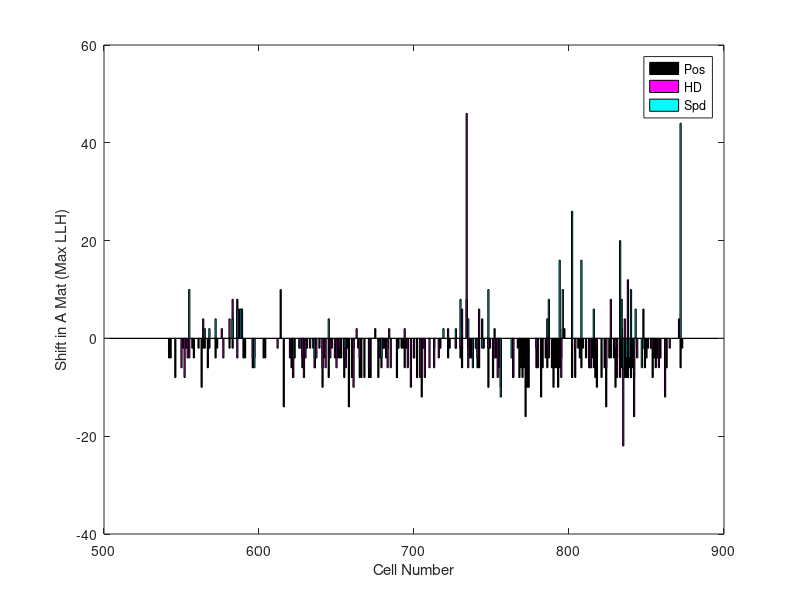
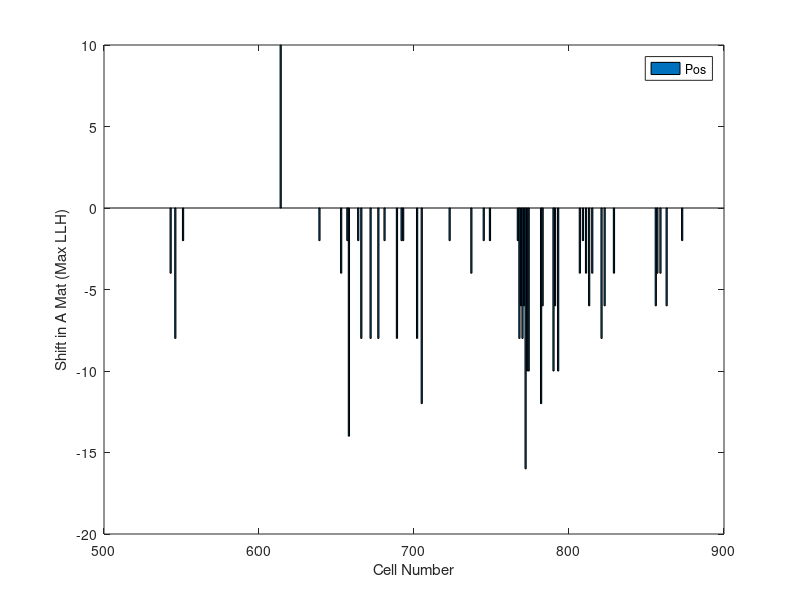
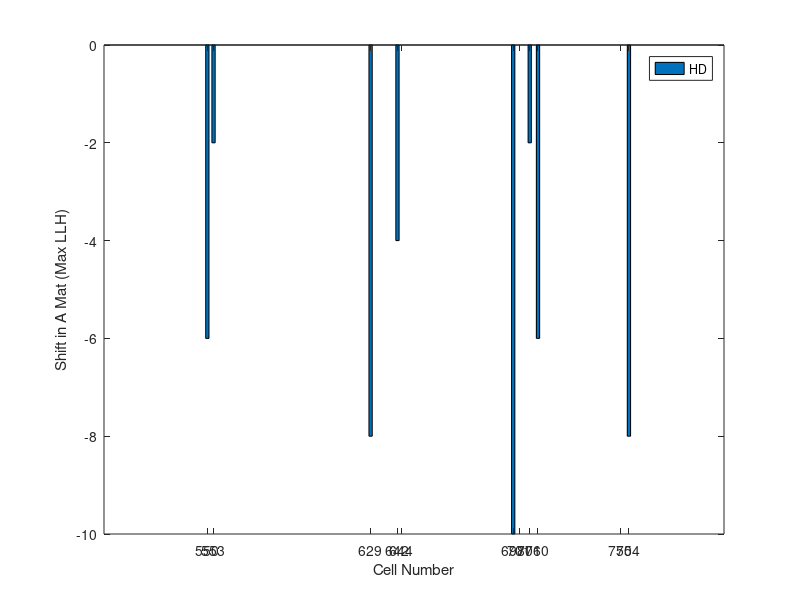
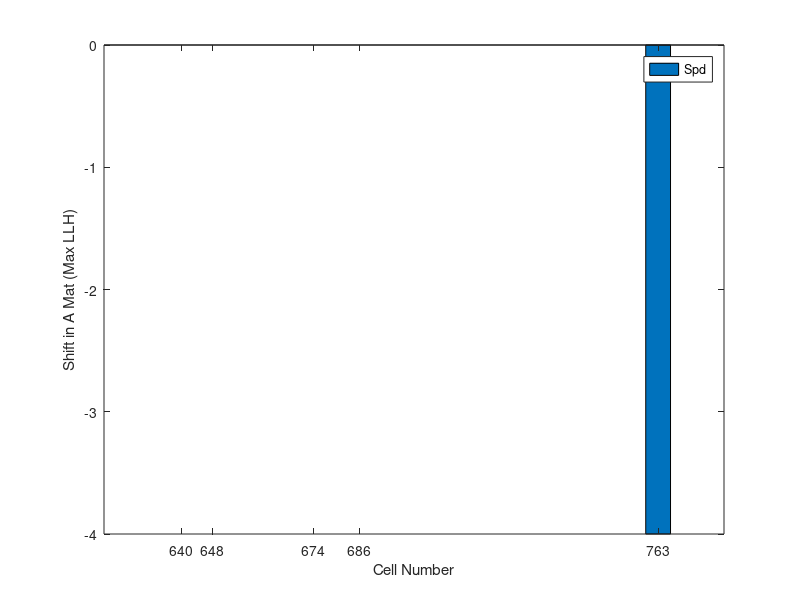

MATLAB code for these plots, in order:

%% load data

load('cellData_start542.mat'); %loads the data into the workspace

%load the cells of interest
load('encodingCells.mat');
%get rid of the crappy cells
encodingCells = encodingCells(encodingCells >= 542);

%find the indices of the significant p values for every shift

%preallocate for the significant p values and therefore shifts in the
%matrix

%% Find the significant shifts for each cell

SigAllVarShifts = AllVarShifts; %significant shifts

for i = encodingCells' %for all of the cells
   for j = numel(AllPShifts{i}) %for all the elements in the returned p vals
       if j > 0 %if there were any called shifts
            if AllPShifts{i}{j} > .05 %if the p value is not significant
                SigAllVarShifts{i}(j) = 0; %set the shift to zero
            end
       end
   end
end

%% remove empty cells

SigAllVarShiftsFilt = cell(numel(encodingCells),2); %preallocates
for k = 1:numel(encodingCells)
    SigAllVarShiftsFilt{k,2} = SigAllVarShifts{encodingCells(k)}; %in the filtered array, this will only contain non-empty vals
    SigAllVarShiftsFilt{k,1} = encodingCells(k); %places the cell name there
end

%% Count up the shifts across all cells

%here, we will plot the distribution of shifts, across all cells, for each
%of the variables: Pos, HD, and Spd

%first, filter out the empty variables

variables_allFilt = cell(numel(encodingCells),2); %preallocate for filtered variables

for i = 1:numel(encodingCells)
    variables_allFilt{i,2} = variables_all{encodingCells(i)}; %this will contain only non-empty vals
    variables_allFilt{i,1} = encodingCells(i); %puts the cell name there
end

%% organize cells into three different categories: those with Pos, HD, and Spd variables, and therefore shift data

posCells = cell(numel(encodingCells),2); %preallocate
hdCells = cell(numel(encodingCells),2);
spdCells = cell(numel(encodingCells),2);

%place the cell name and appropriate shift into the array

for f = 1:numel(encodingCells) %for all the number of cells
    for l = 1:numel(variables_allFilt{f,2}) %for all the elements in each variable cell
        if variables_allFilt{f,2}(l) == 1 %if it is Pos
            posCells{f,1} = SigAllVarShiftsFilt{f,1}; %put the cell name in the array
            posCells{f,2} = SigAllVarShiftsFilt{f,2}(l); %put the relevent shift in the array
        elseif variables_allFilt{f,2}(l) == 2 %if it is HD
            hdCells{f,1} = SigAllVarShiftsFilt{f,1}; %put the cell name into the array
            hdCells{f,2} = SigAllVarShiftsFilt{f,2}(l); %place relevant shifts in array
        elseif variables_allFilt{f,2}(l) == 3 %if it is Spd
            spdCells{f,1} = SigAllVarShiftsFilt{f,1}; %putt the cell name into array
            spdCells{f,2} = SigAllVarShiftsFilt{f,2}(l); %put the shift in array
        end
    end
end

%% Convert to matrix from cell array

posCells = cell2mat(posCells);
hdCells = cell2mat(hdCells);
spdCells = cell2mat(spdCells);

%% plot these data

figure(1);
bar(posCells(:,1),posCells(:,2),'FaceColor','k');
hold on
bar(hdCells(:,1),hdCells(:,2),'FaceColor','m');
hold on
bar(spdCells(:,1),spdCells(:,2),'FaceColor','c');
legend('Pos','HD','Spd');
xlabel('Cell Number');
ylabel('Shift in A Mat (Max LLH)');

%% examine relationships in cells between the different variables and their respective shifts\

%first, group cells based on the different possible models

posMod = cell(numel(encodingCells),2); %1
hdMod = cell(numel(encodingCells),2); %2 
spdMod = cell(numel(encodingCells),2); %3
posHdMod = cell(numel(encodingCells),2); %1 2
hdSpdMod = cell(numel(encodingCells),2); %2 3
posSpdMod = cell(numel(encodingCells),2); %1 3
posHdSpdMod = cell(numel(encodingCells),2); %1 2 3

%create arrays for the multiple models - hardcoded, but dependent on how
%the design matrix was created
ph = [1 2];
hs = [2 3];
ps = [1 3];
phs = [1 2 3];

for i = 1:numel(encodingCells)
    for j = 1:numel(variables_allFilt{i,2})
        if variables_allFilt{i,2}(j) == 4
            variables_allFilt{i,2}(j) = []; %gets rid of the theta model because we dont want it
            SigAllVarShiftsFilt{i,2}(j) = []; %gets rid of the theta shift, because we also don't want it
        end
    end
    if numel(variables_allFilt{i,2}) == 1 %if there is one variable in the model, do the next line
        if variables_allFilt{i,2} == 1
            posMod{i,1} = variables_allFilt{i,1};
            posMod{i,2} = SigAllVarShiftsFilt{i,2};
        elseif variables_allFilt{i,2} == 2
            hdMod{i,1} = variables_allFilt{i,1};
            hdMod{i,2} = SigAllVarShiftsFilt{i,2};
        elseif variables_allFilt{i,2} == 3
            spdMod{i,1} = variables_allFilt{i,1};
            spdMod{i,2} = SigAllVarShiftsFilt{i,2};
        end
    elseif numel(variables_allFilt{i,2}) == 2 %if there are two variables in the model, run these lines
        if variables_allFilt{i,2} == ph
            posHdMod{i,1} = variables_allFilt{i,1};
            posHdMod{i,2} = SigAllVarShiftsFilt{i,2};
        elseif variables_allFilt{i,2} == hs
            hdSpdMod{i,1} = variables_allFilt{i,1};
            hdSpdMod{i,2} = SigAllVarShiftsFilt{i,2};
        elseif variables_allFilt{i,2} == ps
            posSpdMod{i,1} = variables_allFilt{i,1};
            posSpdMod{i,2} = SigAllVarShiftsFilt{i,2};
        end
    elseif numel(variables_allFilt{i,2}) == 3 %if there are three variables in the model, run these
        if variables_allFilt{i,2} == phs 
            posHdSpdMod{i,1} = variables_allFilt{i,1};
            posHdSpdMod{i,2} = SigAllVarShiftsFilt{i,2};
        end
    end
end


%% get rid of the empty cells

%convert from cell array to matrix to get rid of empty cells

posMod = cell2mat(posMod);
hdMod = cell2mat(hdMod);
spdMod = cell2mat(spdMod);
posHdMod = cell2mat(posHdMod);
hdSpdMod = cell2mat(hdSpdMod);
posSpdMod = cell2mat(posSpdMod);
posHdSpdMod = cell2mat(posHdSpdMod);

%%display the data

%first the position
figure(2);
bar(posMod(:,1),posMod(:,2));
xlabel('Cell Number');
ylabel('Shift in A Mat (Max LLH)');
legend('Pos');


%next, HD
figure(3);
bar(hdMod(:,1),hdMod(:,2));
xlabel('Cell Number');
ylabel('Shift in A Mat (Max LLH)');
legend('HD');

%next, spd
figure(4);
bar(spdMod(:,1),spdMod(:,2));
xlabel('Cell Number');
ylabel('Shift in A Mat (Max LLH)');
legend('Spd');


%next, posHd
figure(5);
%pos first
bar(posHdMod(:,1),posHdMod(:,2),'FaceColor','m');
hold on
%next, HD
bar(posHdMod(:,1),posHdMod(:,3),'FaceColor','g');
legend('Pos','HD');
hold off
xlabel('Cell Number');
ylabel('Shift in A Mat (Max LLH)');

%next, hdPsd
figure(6);
%hd firt
bar(hdSpdMod(:,1),hdSpdMod(:,2),'FaceColor','r');
hold on
%next, the Spd
bar(hdSpdMod(:,1),hdSpdMod(:,3),'FaceColor','c');
legend('HD','Spd');
hold off
xlabel('Cell Number');
ylabel('Shift in A Mat (Max LLH)');

%next, PosSpd
figure(7);
%first the pos
bar(posSpdMod(:,1),posSpdMod(:,2),'FaceColor','k');
hold on
%next the spd
bar(posSpdMod(:,1),posSpdMod(:,3),'FaceColor','b');
legend('Pos','Spd');
hold off
xlabel('Cell Number');
ylabel('Shift in A Mat (Max LLH)');

%last, the posHdSpd
figure(8);
%first the pos
bar(posHdSpdMod(:,1),posHdSpdMod(:,2),'FaceColor','g');
hold on
%next the Hd
bar(posHdSpdMod(:,1),posHdSpdMod(:,3),'FaceColor','r');
%next the spd
hold on
bar(posHdSpdMod(:,1),posHdSpdMod(:,4),'FaceColor','c');
legend('Pos','HD','Spd');
hold off
xlabel('Cell Number');
ylabel('Shift in A Mat (Max LLH)');








        
    
